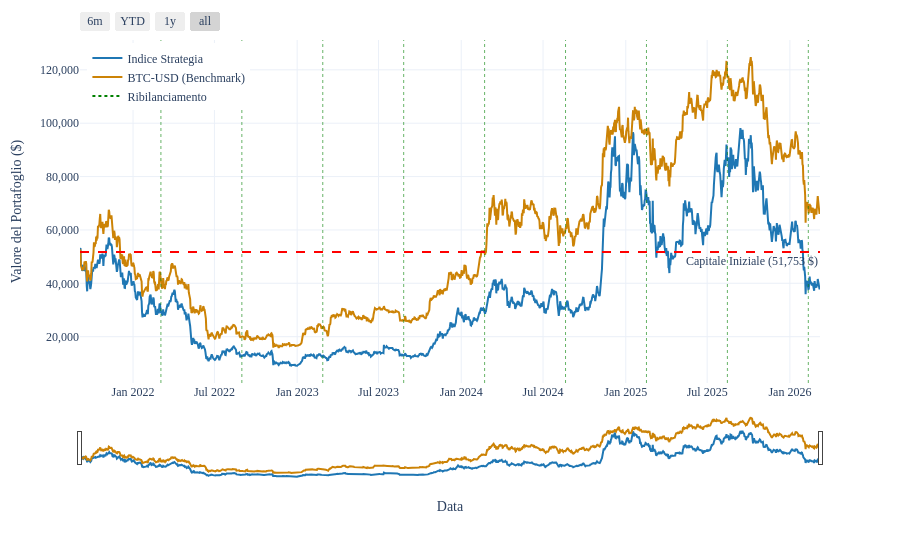
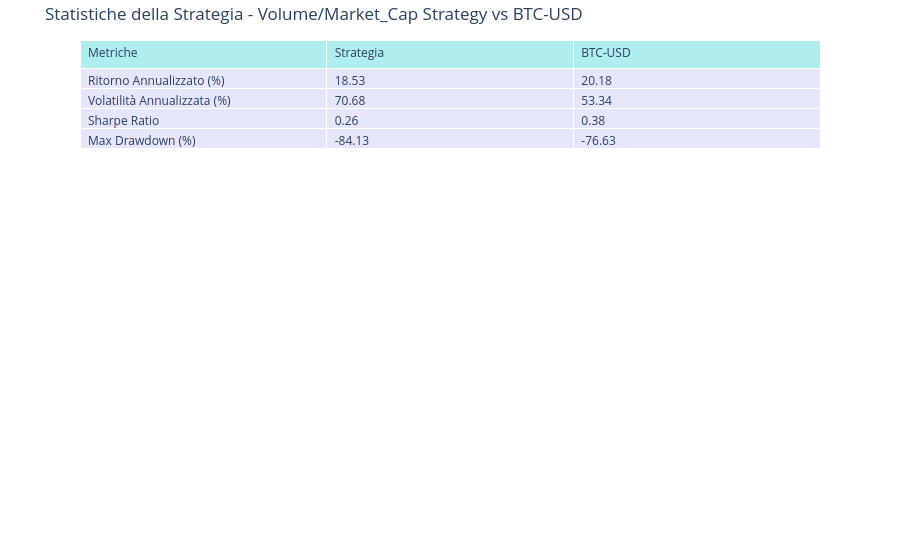

The code cell stored with these charts, in order, in its notebook:
### Markdown cell above
STRATEGIA VOL/MKTCAP

### Code cell
strategy_volmktcap = VolMktCapStrategy()

strategy_volmktcap.import_data(assets=conio_coin, timeframe="5y")

strategy_volmktcap.run_strategy()

strategy_volmktcap.plot_results(title="Volume/Market_Cap Strategy vs BTC-USD",
                                save_json_dir="../charts/VolMktCap_TH")

### Figure 1 — Plotly figure (JSON) as saved in the notebook; plotly's stock layout.template omitted (floating-point values rounded to 4 significant figures; data arrays with more than 128 entries replaced by an {"elided": "..."} marker saying what was removed)
{"data": [{"line": {"color": "#1f77b4", "width": 2}, "mode": "lines", "name": "Indice Strategia", "type": "scatter", "x": {"elided": "1647 str values"}, "y": {"elided": "1647 float values"}}, {"line": {"color": "#cc8306", "width": 2}, "mode": "lines", "name": "BTC-USD (Benchmark)", "type": "scatter", "x": {"elided": "1647 str values"}, "y": {"elided": "1647 float values"}}, {"line": {"color": "green", "dash": "dot"}, "mode": "lines", "name": "Ribilanciamento", "type": "scatter", "x": [null], "y": [null]}], "layout": {"annotations": [{"showarrow": false, "text": "Capitale Iniziale (51,753 $)", "x": 1, "xanchor": "right", "xref": "x domain", "y": 51750.0, "yanchor": "top", "yref": "y"}], "font": {"family": "Times New Roman, serif", "size": 12}, "hovermode": "x unified", "legend": {"x": 0.01, "xanchor": "left", "y": 0.99, "yanchor": "top"}, "margin": {"t": 40}, "shapes": [{"line": {"color": "red", "dash": "dash"}, "type": "line", "x0": 0, "x1": 1, "xref": "x domain", "y0": 51750.0, "y1": 51750.0, "yref": "y"}, {"line": {"color": "green", "dash": "dot", "width": 1}, "opacity": 0.6, "type": "line", "x0": "2022-03-04T00:00:00+00:00", "x1": "2022-03-04T00:00:00+00:00", "xref": "x", "y0": 0, "y1": 1, "yref": "y domain"}, {"line": {"color": "green", "dash": "dot", "width": 1}, "opacity": 0.6, "type": "line", "x0": "2022-08-31T00:00:00+00:00", "x1": "2022-08-31T00:00:00+00:00", "xref": "x", "y0": 0, "y1": 1, "yref": "y domain"}, {"line": {"color": "green", "dash": "dot", "width": 1}, "opacity": 0.6, "type": "line", "x0": "2023-02-27T00:00:00+00:00", "x1": "2023-02-27T00:00:00+00:00", "xref": "x", "y0": 0, "y1": 1, "yref": "y domain"}, {"line": {"color": "green", "dash": "dot", "width": 1}, "opacity": 0.6, "type": "line", "x0": "2023-08-26T00:00:00+00:00", "x1": "2023-08-26T00:00:00+00:00", "xref": "x", "y0": 0, "y1": 1, "yref": "y domain"}, {"line": {"color": "green", "dash": "dot", "width": 1}, "opacity": 0.6, "type": "line", "x0": "2024-02-22T00:00:00+00:00", "x1": "2024-02-22T00:00:00+00:00", "xref": "x", "y0": 0, "y1": 1, "yref": "y domain"}, {"line": {"color": "green", "dash": "dot", "width": 1}, "opacity": 0.6, "type": "line", "x0": "2024-08-20T00:00:00+00:00", "x1": "2024-08-20T00:00:00+00:00", "xref": "x", "y0": 0, "y1": 1, "yref": "y domain"}, {"line": {"color": "green", "dash": "dot", "width": 1}, "opacity": 0.6, "type": "line", "x0": "2025-02-16T00:00:00+00:00", "x1": "2025-02-16T00:00:00+00:00", "xref": "x", "y0": 0, "y1": 1, "yref": "y domain"}, {"line": {"color": "green", "dash": "dot", "width": 1}, "opacity": 0.6, "type": "line", "x0": "2025-08-15T00:00:00+00:00", "x1": "2025-08-15T00:00:00+00:00", "xref": "x", "y0": 0, "y1": 1, "yref": "y domain"}, {"line": {"color": "green", "dash": "dot", "width": 1}, "opacity": 0.6, "type": "line", "x0": "2026-02-11T00:00:00+00:00", "x1": "2026-02-11T00:00:00+00:00", "xref": "x", "y0": 0, "y1": 1, "yref": "y domain"}], "xaxis": {"rangeselector": {"buttons": [{"count": 6, "label": "6m", "step": "month", "stepmode": "backward"}, {"count": 1, "label": "YTD", "step": "year", "stepmode": "todate"}, {"count": 1, "label": "1y", "step": "year", "stepmode": "backward"}, {"step": "all"}]}, "rangeslider": {"visible": true}, "title": {"text": "Data"}}, "yaxis": {"hoverformat": ",.0f", "tickformat": ",.0f", "title": {"text": "Valore del Portafoglio ($)"}}}}

### Figure 2 — Plotly figure (JSON) as saved in the notebook; plotly's stock layout.template omitted (floating-point values rounded to 4 significant figures)
{"data": [{"cells": {"align": "left", "fill": {"color": "lavender"}, "values": [["Ritorno Annualizzato (%)", "Volatilità Annualizzata (%)", "Sharpe Ratio", "Max Drawdown (%)"], [18.53, 70.68, 0.26, -84.13], [20.18, 53.34, 0.38, -76.63]]}, "header": {"align": "left", "fill": {"color": "paleturquoise"}, "values": ["Metriche", "Strategia", "BTC-USD"]}, "type": "table"}], "layout": {"margin": {"b": 10, "t": 40}, "title": {"text": "Statistiche della Strategia - Volume/Market_Cap Strategy vs BTC-USD"}}}
